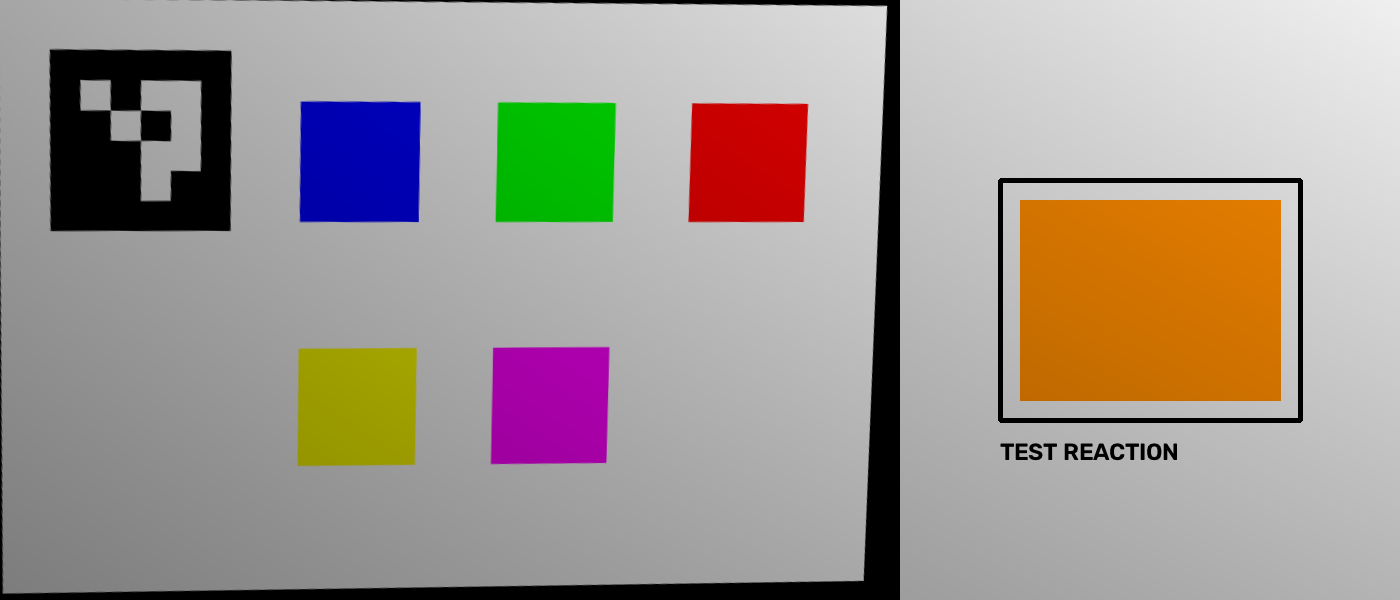
#> input picture spatial_lighting.png, 1400 x 600 px, found by its file name
$ python test_channel_calibration_real.py
#> lines starting #> are read from the running program, lines starting #| are printed output that depends on the picture
### cv/reference_card.py
import cv2
import numpy as np


# --------------------------------------------------
# Configuration
# --------------------------------------------------

ARUCO_DICTIONARY = cv2.aruco.DICT_4X4_50

CANONICAL_WIDTH = 900
CANONICAL_HEIGHT = 600


# --------------------------------------------------
# ArUco marker detection
# --------------------------------------------------

def detect_marker(image):
    """
    Detect the ArUco marker used to locate the reference card.

    Returns:
        corners: detected marker corners
        ids: detected marker IDs
    """

    dictionary = cv2.aruco.getPredefinedDictionary(
        ARUCO_DICTIONARY
    )

    detector = cv2.aruco.ArucoDetector(dictionary)

    corners, ids, _ = detector.detectMarkers(image)

    return corners, ids


# --------------------------------------------------
# Perspective correction
# --------------------------------------------------

def create_canonical_card(image, marker_corners):
    """
    Convert the photographed reference card into a
    fixed-size canonical representation.
    """

    marker_corners = marker_corners.reshape(4, 2).astype(
        np.float32
    )

    # Expected marker position in canonical image
    destination = np.array([
        [50, 50],
        [230, 50],
        [230, 230],
        [50, 230]
    ], dtype=np.float32)

    transform_matrix = cv2.getPerspectiveTransform(
        marker_corners,
        destination
    )

    canonical = cv2.warpPerspective(
        image,
        transform_matrix,
        (CANONICAL_WIDTH, CANONICAL_HEIGHT)
    )

    return canonical


# --------------------------------------------------
# Complete reference-card detection
# --------------------------------------------------

def process_reference_card(image):
    """
    Detect the reference marker and create a canonical card.

    Returns:
        canonical image if successful
        None if marker is not detected
    """

    corners, ids = detect_marker(image)

    if ids is None:
        return None

    marker_corners = corners[0][0]

    canonical = create_canonical_card(
        image,
        marker_corners
    )

    return canonical

### cv/color_patches.py
# Reference patch coordinates
# Format: x1, y1, x2, y2
#
# These regions intentionally sample only the
# CENTER of each colour patch.
#
# This avoids:
# - white card background
# - patch borders
# - perspective edges
# - printing/camera blur near boundaries

PATCHES = {

    "Blue": (
        325,
        125,
        395,
        195
    ),

    "Green": (
        525,
        125,
        595,
        195
    ),

    "Red": (
        725,
        125,
        795,
        195
    ),

    "Yellow": (
        325,
        375,
        395,
        445
    ),

    "Magenta": (
        525,
        375,
        595,
        445
    ),
}


def extract_patches(image):
    """
    Extract the five centre reference colour regions
    from the canonical 900 x 600 card.
    """

    extracted = {}

    for name, (
        x1,
        y1,
        x2,
        y2
    ) in PATCHES.items():

        patch = image[
            y1:y2,
            x1:x2
        ]

        if patch.size == 0:

            raise ValueError(
                f"Could not extract patch: {name}"
            )

        extracted[name] = patch

    return extracted

### cv/calibration.py
import cv2
import numpy as np


# ==============================================================
# REFERENCE COLOURS
# ==============================================================

# OpenCV uses BGR order.
#
# These are prototype reference values obtained from repeated
# captures of the physical printed reference card.
#
# Final production values should eventually be established using
# controlled measurements of the final physical reference card.

REFERENCE_COLORS = np.array(
    [
        [223, 46, 14],      # Blue
        [26, 181, 37],      # Green
        [47, 52, 213],      # Red
        [24, 202, 201],     # Yellow
        [228, 73, 207]      # Magenta
    ],
    dtype=np.float32
)


# ==============================================================
# REGULARIZATION SETTINGS
# ==============================================================

# Higher value:
#     correction stays closer to original captured colours
#
# Lower value:
#     correction is allowed to become more aggressive
#
# For only five patches, we deliberately use regularization
# because an unrestricted affine transform can overfit badly.

COLOR_TRANSFORM_REGULARIZATION = 2.0


# Maximum allowed absolute coefficient for cross-channel terms.
#
# This prevents one captured channel from having an extreme
# influence on another output channel.

MAX_CROSS_CHANNEL_COEFFICIENT = 0.60


# Maximum allowed offset in normalized 0-1 colour space.
#
# 0.20 corresponds to roughly 51 RGB/BGR intensity units.

MAX_NORMALIZED_BIAS = 0.20


# ==============================================================
# ESTIMATE STABLE COLOUR CORRECTION
# ==============================================================

# [488 lines left out: functions estimate_color_transform, apply_color_transform, bgr_to_lab, calculate_delta_e, not called in this run]


# ==============================================================
# LEGACY CHANNEL-GAIN FUNCTIONS
# ==============================================================

# These are kept because other experimental scripts may still
# import them.
#
# analyze_test.py currently uses the regularized affine transform,
# not these functions.


def estimate_channel_gains(
    observed_colors
):

    observed_colors = np.asarray(
        observed_colors,
        dtype=np.float32
    )


    if (
        observed_colors.shape
        !=
        REFERENCE_COLORS.shape
    ):

        raise ValueError(
            "Observed colours must contain exactly "
            "five BGR reference colours."
        )


    gains = []


    for channel in range(
        3
    ):


        reference_values = (
            REFERENCE_COLORS[
                :,
                channel
            ]
        )


        observed_values = (
            observed_colors[
                :,
                channel
            ]
        )


        valid = (
            (
                reference_values
                >
                20
            )
            &
            (
                observed_values
                >
                1
            )
        )


        if not np.any(
            valid
        ):

            raise ValueError(
                (
                    "No valid reference values "
                    f"for channel {channel}."
                )
            )


        ratios = (
            reference_values[
                valid
            ]
            /
            observed_values[
                valid
            ]
        )


        gain = np.median(
            ratios
        )


        gains.append(
            gain
        )


    return np.array(
        gains,
        dtype=np.float32
    )


def apply_channel_gains(
    colors,
    gains
):

    colors = np.asarray(
        colors,
        dtype=np.float32
    )


    gains = np.asarray(
        gains,
        dtype=np.float32
    )


    if (
        gains.shape
        !=
        (3,)
    ):

        raise ValueError(
            "Gains must contain exactly three BGR values."
        )


    corrected = (
        colors
        *
        gains
    )


    corrected = np.clip(
        corrected,
        0,
        255
    )


    return corrected.astype(
        np.float32
    )

### cv/reaction_container.py
import cv2
import numpy as np

from reference_card import detect_marker


def detect_reaction_container(image):

    # --------------------------------------------------
    # 1. Detect the ArUco marker
    # --------------------------------------------------

    marker_corners, marker_ids = detect_marker(image)

    marker_center = None

    if marker_ids is not None:

        marker_points = marker_corners[0][0]

        marker_center = np.mean(
            marker_points,
            axis=0
        )


    # --------------------------------------------------
    # 2. Convert image to binary
    # --------------------------------------------------

    gray = cv2.cvtColor(
        image,
        cv2.COLOR_BGR2GRAY
    )

    _, binary = cv2.threshold(
        gray,
        80,
        255,
        cv2.THRESH_BINARY_INV
    )


    # --------------------------------------------------
    # 3. Find contours + hierarchy
    # --------------------------------------------------

    contours, hierarchy = cv2.findContours(
        binary,
        cv2.RETR_TREE,
        cv2.CHAIN_APPROX_SIMPLE
    )

    if hierarchy is None:
        return None

    hierarchy = hierarchy[0]


    # --------------------------------------------------
    # 4. Print hierarchy for debugging
    # --------------------------------------------------

    print("\n--- CONTOUR HIERARCHY ---")

    for i, h in enumerate(hierarchy):

        print(
            f"Contour {i}: "
            f"next={h[0]}, "
            f"previous={h[1]}, "
            f"child={h[2]}, "
            f"parent={h[3]}"
        )


    # --------------------------------------------------
    # 5. Find quadrilateral candidates
    # --------------------------------------------------

    candidates = []

    image_height, image_width = image.shape[:2]

    image_area = image_height * image_width


    for index, contour in enumerate(contours):

        # ----------------------------------------------
        # Area
        # ----------------------------------------------

        area = cv2.contourArea(contour)

        if area < 20000:
            continue

        # Reject contours that are almost the
        # entire camera image.

        if area > image_area * 0.8:
            continue


        # ----------------------------------------------
        # Polygon approximation
        # ----------------------------------------------

        perimeter = cv2.arcLength(
            contour,
            True
        )

        polygon = cv2.approxPolyDP(
            contour,
            0.02 * perimeter,
            True
        )

        # We want a quadrilateral.

        if len(polygon) != 4:
            continue


        polygon = polygon.reshape(
            4,
            2
        )


        # ----------------------------------------------
        # Bounding box
        # ----------------------------------------------

        x, y, w, h = cv2.boundingRect(
            polygon
        )

        if w < 150 or h < 100:
            continue


        # ----------------------------------------------
        # Reject candidates touching image borders
        # ----------------------------------------------

        if x <= 2 or y <= 2:
            continue

        if x + w >= image_width - 2:
            continue

        if y + h >= image_height - 2:
            continue


        # ----------------------------------------------
        # Reject reference-card candidates
        #
        # If the candidate contains the ArUco marker,
        # it belongs to the reference-card region.
        # ----------------------------------------------

        if marker_center is not None:

            inside = cv2.pointPolygonTest(
                polygon.astype(np.float32),
                (
                    float(marker_center[0]),
                    float(marker_center[1])
                ),
                False
            )

            if inside >= 0:
                continue


        # ----------------------------------------------
        # Store candidate
        # ----------------------------------------------

        candidates.append(
            (
                area,
                polygon,
                index
            )
        )


    # --------------------------------------------------
    # 6. No candidates
    # --------------------------------------------------

    if not candidates:

        print("\n❌ No reaction candidates found.")

        return None


    # --------------------------------------------------
    # 7. Print candidates
    # --------------------------------------------------

    print("\n--- CANDIDATES ---")

    for i, candidate in enumerate(candidates):

        area, polygon, contour_index = candidate

        x, y, w, h = cv2.boundingRect(
            polygon
        )

        print(
            f"Candidate {i}: "
            f"contour={contour_index}, "
            f"area={area:.0f}, "
            f"bbox=({x},{y},{w},{h}), "
            f"corners={polygon.tolist()}"
        )


    # --------------------------------------------------
    # 8. Candidate scoring
    # --------------------------------------------------

    def candidate_score(candidate):

        area, polygon, contour_index = candidate

        x, y, w, h = cv2.boundingRect(
            polygon
        )

        # ----------------------------------------------
        # Size score
        # ----------------------------------------------

        area_ratio = area / image_area

        size_score = min(
            area_ratio / 0.15,
            1.0
        )


        # ----------------------------------------------
        # Edge-distance score
        # ----------------------------------------------

        edge_margin = min(
            x,
            y,
            image_width - (x + w),
            image_height - (y + h)
        )

        edge_score = min(
            edge_margin / 50.0,
            1.0
        )


        # ----------------------------------------------
        # Final score
        # ----------------------------------------------

        score = (
            size_score * 0.7
            +
            edge_score * 0.3
        )

        return score


    # --------------------------------------------------
    # 9. Select best candidate
    # --------------------------------------------------

    best = max(
        candidates,
        key=candidate_score
    )

    _, best_polygon, _ = best


    # --------------------------------------------------
    # 10. Return reaction container corners
    # --------------------------------------------------

    return best_polygon.astype(
        np.int32
    )

### cv/reaction_normalize.py
import cv2
import numpy as np


NORMALIZED_WIDTH = 400
NORMALIZED_HEIGHT = 500


def order_corners(points):

    points = np.asarray(
        points,
        dtype=np.float32
    )

    ordered = np.zeros(
        (4, 2),
        dtype=np.float32
    )

    sums = points.sum(axis=1)
    differences = np.diff(
        points,
        axis=1
    ).reshape(-1)

    # Top-left
    ordered[0] = points[np.argmin(sums)]

    # Top-right
    ordered[1] = points[np.argmin(differences)]

    # Bottom-right
    ordered[2] = points[np.argmax(sums)]

    # Bottom-left
    ordered[3] = points[np.argmax(differences)]

    return ordered


def normalize_reaction(
    image,
    reaction_corners
):

    source = order_corners(
        reaction_corners
    )

    destination = np.array(
        [
            [0, 0],
            [NORMALIZED_WIDTH - 1, 0],
            [NORMALIZED_WIDTH - 1, NORMALIZED_HEIGHT - 1],
            [0, NORMALIZED_HEIGHT - 1]
        ],
        dtype=np.float32
    )

    transform = cv2.getPerspectiveTransform(
        source,
        destination
    )

    normalized = cv2.warpPerspective(
        image,
        transform,
        (
            NORMALIZED_WIDTH,
            NORMALIZED_HEIGHT
        )
    )

    return normalized

### cv/reaction_region.py
import cv2


def extract_inner_reaction(normalized_image):

    hsv = cv2.cvtColor(
        normalized_image,
        cv2.COLOR_BGR2HSV
    )

    saturation = hsv[:, :, 1]

    _, binary = cv2.threshold(
        saturation,
        50,
        255,
        cv2.THRESH_BINARY
    )

    contours, _ = cv2.findContours(
        binary,
        cv2.RETR_EXTERNAL,
        cv2.CHAIN_APPROX_SIMPLE
    )

    candidates = []

    for contour in contours:

        area = cv2.contourArea(contour)

        if area < 10000:
            continue

        perimeter = cv2.arcLength(
            contour,
            True
        )

        polygon = cv2.approxPolyDP(
            contour,
            0.02 * perimeter,
            True
        )

        if len(polygon) != 4:
            continue

        x, y, w, h = cv2.boundingRect(
            polygon
        )

        if w < 100 or h < 100:
            continue

        candidates.append(
            (area, polygon)
        )

    if not candidates:
        return None

    _, best = max(
        candidates,
        key=lambda item: item[0]
    )

    return best.reshape(4, 2)

### cv/reaction_color.py
import cv2
import numpy as np


def extract_reaction_region(
    image,
    reaction_corners
):

    mask = np.zeros(
        image.shape[:2],
        dtype=np.uint8
    )

    cv2.fillPoly(
        mask,
        [reaction_corners.astype(np.int32)],
        255
    )

    reaction_pixels = image[
        mask == 255
    ]

    if reaction_pixels.size == 0:
        raise ValueError(
            "Reaction region is empty."
        )

    return reaction_pixels


def calculate_reaction_color(
    reaction_pixels
):

    mean_bgr = np.mean(
        reaction_pixels.astype(np.float32),
        axis=0
    )

    median_bgr = np.median(
        reaction_pixels.astype(np.float32),
        axis=0
    )

    return mean_bgr, median_bgr

### cv/test_channel_calibration_real.py
import cv2
import numpy as np

from reference_card import process_reference_card
from color_patches import extract_patches
from calibration import (
    REFERENCE_COLORS,
    estimate_channel_gains,
    apply_channel_gains
)

from reaction_container import detect_reaction_container
from reaction_normalize import normalize_reaction
from reaction_region import extract_inner_reaction
from reaction_color import (
    extract_reaction_region,
    calculate_reaction_color
)


# --------------------------------------------------
# 1. Load colour-cast image
# --------------------------------------------------

image = cv2.imread(
    "spatial_lighting.png"
)
#> image is the input picture: shape (600, 1400, 3); mean B, G, R 145.6, 152.8, 161.5

if image is None:
    raise FileNotFoundError(
        "Could not find reaction_calibration_lighting.png"
    )


# --------------------------------------------------
# 2. Detect reference card
# --------------------------------------------------

canonical = process_reference_card(
    image
)
#> in detect_marker, `corners, ids, _ = detector.detectMarkers(image)`: corners = ([[50, 49], [231, 52], [230, 230], [50, 230]],); ids = [0]
#> in process_reference_card, `corners, ids = detect_marker(image)`: corners = ([[50, 49], [231, 52], [230, 230], [50, 230]],); ids = [0]
#> in process_reference_card, `marker_corners = corners[0][0]`: marker_corners = [[50, 49], [231, 52], [230, 230], [50, 230]]
#> in create_canonical_card, `transform_matrix = cv2.getPerspectiveTransform( marker_corners, destin..`: transform_matrix = [[0.968, -0.00154, 1.4], [-0.0208, 0.981, 2.65], [-9.05e-05, -3.08e-05, 1]]
#> in create_canonical_card, `canonical = cv2.warpPerspective( image, transform_matrix, (CANONICAL_W..`:
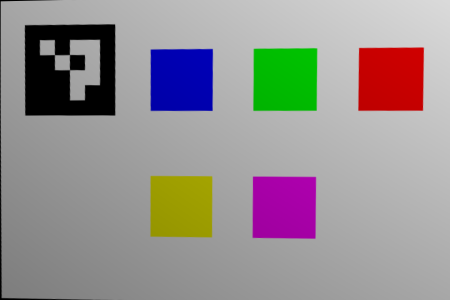
#> canonical: shape (600, 900, 3) (shown at 1/2 size); mean B, G, R 145.2, 145.3, 150.6

if canonical is None:
    raise RuntimeError(
        "Reference card was not detected."
    )

print("✅ Reference card detected.")


# --------------------------------------------------
# 3. Extract reference patches
# --------------------------------------------------

patches = extract_patches(
    canonical
)
#> the loop in extract_patches, `for name, ( x1, y1, x2, y2 ) in PATCHES.items(): ` made 5 passes
#> pass 1, in extract_patches, `patch = image[ y1:y2, x1:x2 ]`:
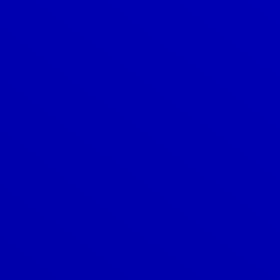
#> patch: shape (70, 70, 3) (shown 4 times larger); mean B, G, R 175.3, 0, 0
#> pass 2, in extract_patches, `patch = image[ y1:y2, x1:x2 ]`:
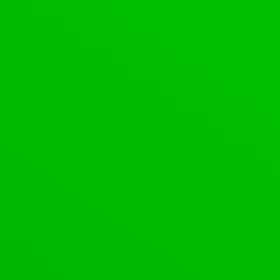
#> patch: shape (70, 70, 3) (shown 4 times larger); mean B, G, R 0, 186.5, 0
#> after the loop in extract_patches, `for name, (`: extracted = 5 items
#> patches = 5 items
#> (the rest of the program and of its run is left out)
